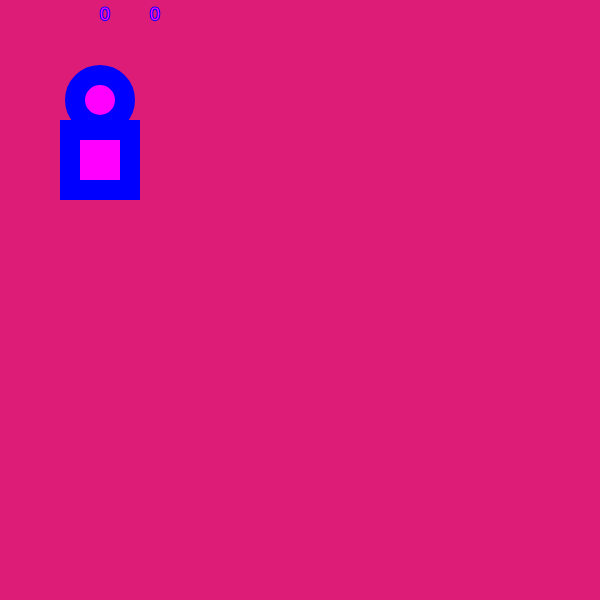
Frame 1 (no input)
Frame 60 (no input): identical to frame 1, image omitted
Frame 120 (the mouse pressed at the canvas centre since frame 60): identical to frame 1, image omitted

The p5.js sketch that drew this single still picture (run headless with seeded random() and noise() and a simulated clock; from frame 60 on, the mouse is pressed at the canvas centre):

// p5.js sketch
// ── sketch.js
var xLocation = 100;
var yLocation = 100;
var xSpeed = 0;
var ySpeed = 0;


function setup() {
  createCanvas(600, 600);
}

function keyPressed() {
  if (keyCode == DOWN_ARROW) {
    xSpeed = xSpeed + 1;
  }
  if (keyCode == UP_ARROW) {
    xSpeed = xSpeed - 1;
  }
  if (keyCode == LEFT_ARROW) {
    ySpeed = ySpeed + 1
  }
  if (keyCode == RIGHT_ARROW) {
    ySpeed = ySpeed - 1
  }
}

function draw() {
  background(221, 28, 119);
  stroke('blue');
  strokeWeight(20);
   var c = color('magenta');
   fill(c);
  ellipse(xLocation, yLocation, 50, 50);
   rect(xLocation - 30, xLocation + 30, 60, 60);

xLocation = xLocation + xSpeed
yLocation = yLocation + ySpeed

textSize (18);
strokeWeight(2);
text(xSpeed, 100, 20);
text(ySpeed, 150, 20);
}
